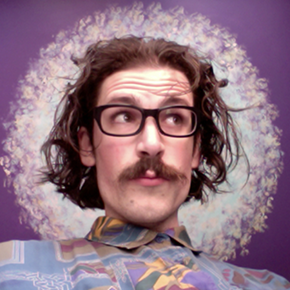
#> input picture Images/MyPic.png, 290 x 290 px, found by its file name
$ python invert-grayscale.py
#> lines starting #> are read from the running program, lines starting #| are printed output that depends on the picture
# File: invert-grayscale.py
import cv2 as cv

image = cv.imread('MyPic.png', cv.IMREAD_GRAYSCALE)
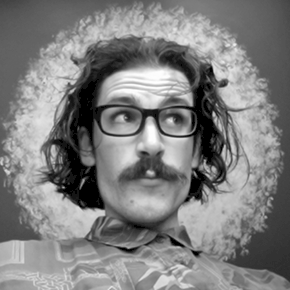
#> image: shape (290, 290); min 0, max 255, mean 127.3
image_inv = cv.bitwise_not(image)
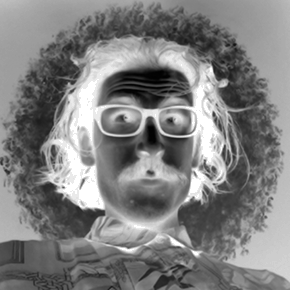
#> image_inv: shape (290, 290); min 0, max 255, mean 127.7
cv.imwrite('MyPicInvGray.png', image_inv)

$ run again, with Images/blobs.png copied over Images/MyPic.png
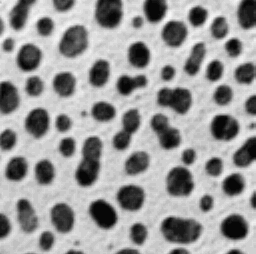
#> input picture Images/blobs.png, 256 x 254 px, found by its file name
#> image is the input picture: shape (254, 256); min 7, max 247, mean 151.7
#> `image_inv = cv.bitwise_not(image)`:
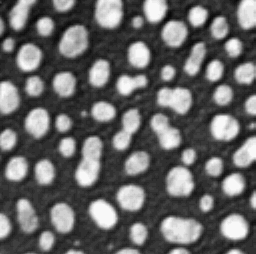
#> image_inv: shape (254, 256); min 8, max 248, mean 103.3

$ run again, with Images/boats.png copied over Images/MyPic.png
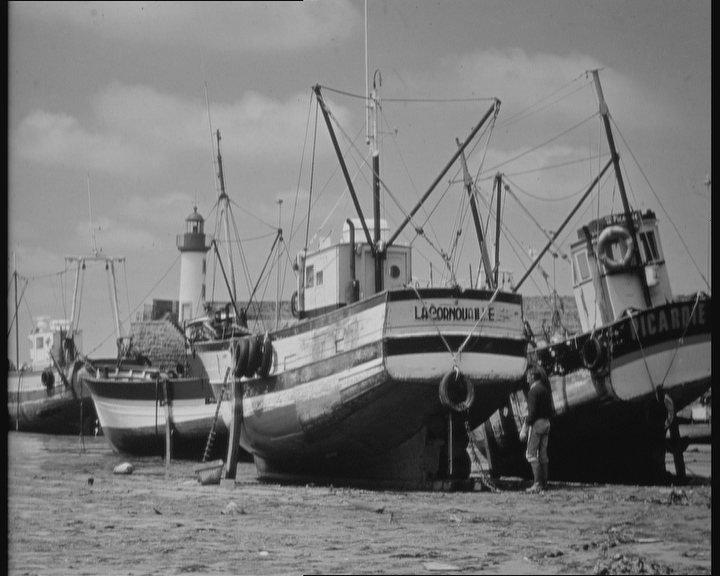
#> input picture Images/boats.png, 720 x 576 px, found by its file name
#> image is the input picture: shape (576, 720); min 3, max 220, mean 120
#> `image_inv = cv.bitwise_not(image)`:
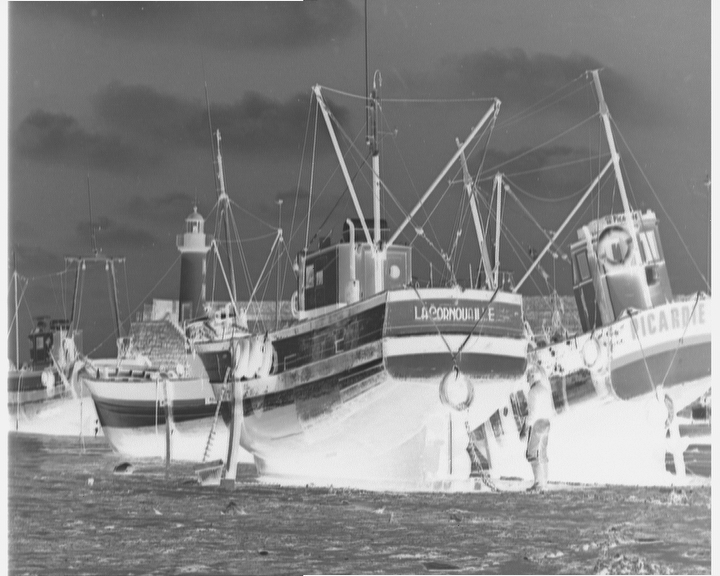
#> image_inv: shape (576, 720); min 35, max 252, mean 135

$ run again, with Images/bridge.png copied over Images/MyPic.png
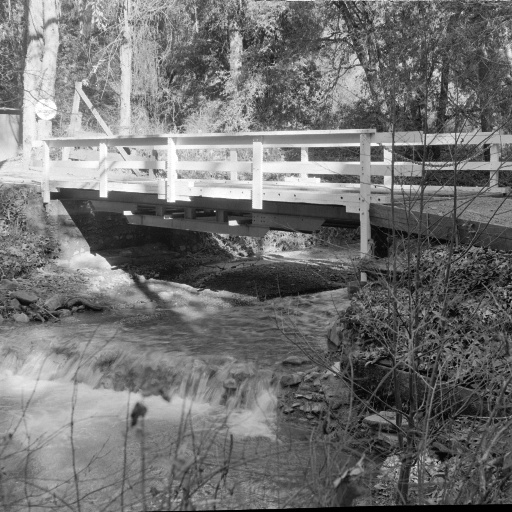
#> input picture Images/bridge.png, 512 x 512 px, found by its file name
#> image is the input picture: shape (512, 512); min 0, max 255, mean 113.8
#> `image_inv = cv.bitwise_not(image)`:
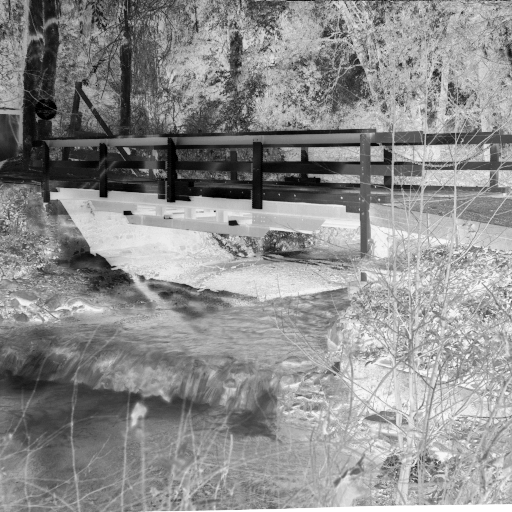
#> image_inv: shape (512, 512); min 0, max 255, mean 141.2
